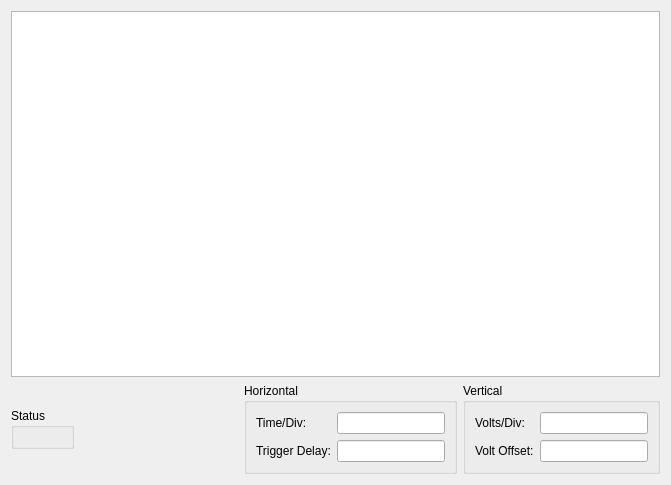
<?xml version="1.0" encoding="UTF-8"?>
<ui version="4.0">
 <class>Form</class>
 <widget class="QWidget" name="Form">
  <property name="geometry">
   <rect>
    <x>0</x>
    <y>0</y>
    <width>671</width>
    <height>485</height>
   </rect>
  </property>
  <property name="windowTitle">
   <string>Oscilloscope</string>
  </property>
  <layout class="QVBoxLayout" name="verticalLayout">
   <item>
    <widget class="PyDMWaveformPlot" name="PyDMWaveformPlot">
     <property name="toolTip">
      <string/>
     </property>
     <property name="whatsThis">
      <string/>
     </property>
     <property name="showXGrid">
      <bool>true</bool>
     </property>
     <property name="showYGrid">
      <bool>true</bool>
     </property>
     <property name="showLegend">
      <bool>false</bool>
     </property>
     <property name="curves">
      <stringlist>
       <string>{&quot;y_channel&quot;: &quot;ca://MTEST:Waveform&quot;, &quot;x_channel&quot;: &quot;ca://MTEST:TimeBase&quot;, &quot;name&quot;: &quot;Scope Trace&quot;, &quot;color&quot;: &quot;white&quot;, &quot;connect_points&quot;: true, &quot;symbol&quot;: null, &quot;redraw_mode&quot;: 2}</string>
      </stringlist>
     </property>
     <property name="autoRangeX">
      <bool>true</bool>
     </property>
     <property name="yChannel" stdset="0">
      <string>ca://MTEST:Waveform</string>
     </property>
     <property name="xChannel" stdset="0">
      <string>ca://MTEST:TimeBase</string>
     </property>
    </widget>
   </item>
   <item>
    <layout class="QHBoxLayout" name="horizontalLayout">
     <item>
      <widget class="QGroupBox" name="groupBox_3">
       <property name="sizePolicy">
        <sizepolicy hsizetype="Preferred" vsizetype="Maximum">
         <horstretch>0</horstretch>
         <verstretch>0</verstretch>
        </sizepolicy>
       </property>
       <property name="title">
        <string>Status</string>
       </property>
       <layout class="QFormLayout" name="formLayout_3">
        <property name="fieldGrowthPolicy">
         <enum>QFormLayout::FieldsStayAtSizeHint</enum>
        </property>
        <item row="0" column="0">
         <widget class="PyDMEnumComboBox" name="PyDMEnumComboBox">
          <property name="toolTip">
           <string/>
          </property>
          <property name="whatsThis">
           <string/>
          </property>
          <property name="alarmSensitiveBorder" stdset="0">
           <bool>false</bool>
          </property>
          <property name="channel" stdset="0">
           <string>ca://MTEST:Run</string>
          </property>
         </widget>
        </item>
       </layout>
      </widget>
     </item>
     <item>
      <spacer name="horizontalSpacer">
       <property name="orientation">
        <enum>Qt::Horizontal</enum>
       </property>
       <property name="sizeHint" stdset="0">
        <size>
         <width>40</width>
         <height>20</height>
        </size>
       </property>
      </spacer>
     </item>
     <item>
      <widget class="QGroupBox" name="groupBox_2">
       <property name="sizePolicy">
        <sizepolicy hsizetype="Maximum" vsizetype="Maximum">
         <horstretch>0</horstretch>
         <verstretch>0</verstretch>
        </sizepolicy>
       </property>
       <property name="title">
        <string>Horizontal</string>
       </property>
       <layout class="QFormLayout" name="formLayout_2">
        <property name="fieldGrowthPolicy">
         <enum>QFormLayout::FieldsStayAtSizeHint</enum>
        </property>
        <item row="0" column="0">
         <widget class="QLabel" name="label_3">
          <property name="text">
           <string>Time/Div:</string>
          </property>
         </widget>
        </item>
        <item row="0" column="1">
         <widget class="PyDMLineEdit" name="timePerDivLineEdit">
          <property name="minimumSize">
           <size>
            <width>35</width>
            <height>0</height>
           </size>
          </property>
          <property name="toolTip">
           <string/>
          </property>
          <property name="whatsThis">
           <string/>
          </property>
          <property name="alarmSensitiveBorder" stdset="0">
           <bool>false</bool>
          </property>
          <property name="channel" stdset="0">
           <string>ca://MTEST:TimePerDivision</string>
          </property>
         </widget>
        </item>
        <item row="1" column="0">
         <widget class="QLabel" name="label_4">
          <property name="text">
           <string>Trigger Delay:</string>
          </property>
         </widget>
        </item>
        <item row="1" column="1">
         <widget class="PyDMLineEdit" name="triggerDelayLineEdit">
          <property name="minimumSize">
           <size>
            <width>35</width>
            <height>0</height>
           </size>
          </property>
          <property name="toolTip">
           <string/>
          </property>
          <property name="whatsThis">
           <string/>
          </property>
          <property name="alarmSensitiveBorder" stdset="0">
           <bool>false</bool>
          </property>
          <property name="channel" stdset="0">
           <string>ca://MTEST:TriggerDelay</string>
          </property>
         </widget>
        </item>
       </layout>
      </widget>
     </item>
     <item>
      <widget class="QGroupBox" name="groupBox">
       <property name="sizePolicy">
        <sizepolicy hsizetype="Maximum" vsizetype="Maximum">
         <horstretch>0</horstretch>
         <verstretch>0</verstretch>
        </sizepolicy>
       </property>
       <property name="title">
        <string>Vertical</string>
       </property>
       <layout class="QFormLayout" name="formLayout">
        <property name="fieldGrowthPolicy">
         <enum>QFormLayout::FieldsStayAtSizeHint</enum>
        </property>
        <item row="0" column="0">
         <widget class="QLabel" name="label">
          <property name="text">
           <string>Volts/Div:</string>
          </property>
         </widget>
        </item>
        <item row="0" column="1">
         <widget class="PyDMLineEdit" name="voltsPerDivLineEdit">
          <property name="minimumSize">
           <size>
            <width>35</width>
            <height>0</height>
           </size>
          </property>
          <property name="toolTip">
           <string/>
          </property>
          <property name="whatsThis">
           <string/>
          </property>
          <property name="alarmSensitiveBorder" stdset="0">
           <bool>false</bool>
          </property>
          <property name="channel" stdset="0">
           <string>ca://MTEST:VoltsPerDivision</string>
          </property>
         </widget>
        </item>
        <item row="1" column="0">
         <widget class="QLabel" name="label_2">
          <property name="text">
           <string>Volt Offset:</string>
          </property>
         </widget>
        </item>
        <item row="1" column="1">
         <widget class="PyDMLineEdit" name="voltOffsetLineEdit">
          <property name="minimumSize">
           <size>
            <width>35</width>
            <height>0</height>
           </size>
          </property>
          <property name="toolTip">
           <string/>
          </property>
          <property name="whatsThis">
           <string/>
          </property>
          <property name="alarmSensitiveBorder" stdset="0">
           <bool>false</bool>
          </property>
          <property name="channel" stdset="0">
           <string>ca://MTEST:VoltOffset</string>
          </property>
         </widget>
        </item>
       </layout>
      </widget>
     </item>
    </layout>
   </item>
  </layout>
 </widget>
 <customwidgets>
  <customwidget>
   <class>PyDMLineEdit</class>
   <extends>QLineEdit</extends>
   <header>pydm.widgets.line_edit</header>
  </customwidget>
  <customwidget>
   <class>PyDMWaveformPlot</class>
   <extends>QGraphicsView</extends>
   <header>pydm.widgets.waveformplot</header>
  </customwidget>
  <customwidget>
   <class>PyDMEnumComboBox</class>
   <extends>QFrame</extends>
   <header>pydm.widgets.enum_combo_box</header>
  </customwidget>
 </customwidgets>
 <resources/>
 <connections/>
</ui>
